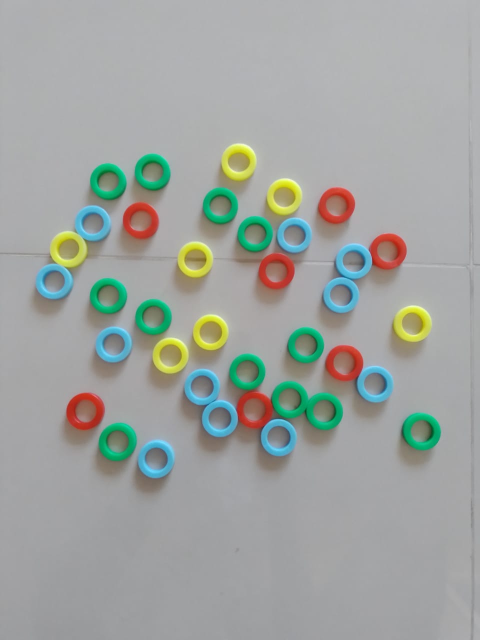
#> input picture tarefa-6/img/5.jpg, 960 x 1280 px (shown at 1/2 size)
$ python circle5.py
#> lines starting #> are read from the running program, lines starting #| are printed output that depends on the picture; after the words box and inside, x2 and y2 are one past the last pixel; in counts of white or black regions, pixels touching at a corner belong together
import cv2 as cv
import numpy as np
from matplotlib import pyplot as plt

vermelho = [43, 53, 194]#2#5
amarelo = [46, 224, 213]#32#66
verde = [115, 174, 3]##160
azul = [210, 179, 82]#96#193

vermelhoo = cv.cvtColor((np.uint8([[vermelho]])), cv.COLOR_BGR2HSV)
amareloo = cv.cvtColor((np.uint8([[amarelo]])), cv.COLOR_BGR2HSV)
verdee = cv.cvtColor((np.uint8([[verde]])), cv.COLOR_BGR2HSV)
azull = cv.cvtColor((np.uint8([[azul]])), cv.COLOR_BGR2HSV)

# [4 lines of commented-out code are left out]


vm = vermelhoo[0][0][0]
am = amareloo[0][0][0]
vd = verdee[0][0][0]
az = azull[0][0][0]

# print(vm, am, vd, az)

def choosecolor (valorhsv):
    #sobre 2 menos 1

    h = int(valorhsv[0])

    dist = [0,0,0,0]

    # print("aaaa")
    # print('this is our h: ' + str(h))

    dist[0] = np.uint8(abs(int(h) - int(vm)))
    dist[1] = np.uint8(abs(int(h) - int(am)))
    dist[2] = np.uint8(abs(int(h) - int(vd)))
    dist[3] = np.uint8(abs(int(h) - int(az)))

    # print("bbbb")

    a = min(dist)
    # print(dist)

    # print(dist)

    # print("current color (" + str(valorhsv[0]) + ", " + str(valorhsv[1]) + ", " + str(valorhsv[2]) + ") is closer to the color of index " + str(dist.index(a)) + " (" + str(a) + " units away)")

    return dist.index(a)


def getcolor (img, c1):

    # for c in circulos[0, :]:

    c = (int(c1[0]),int(c1[1]),int(c1[2]))

    r = int(c[2])
    hues = [0,0,0,0]
    # print(img.shape)

    for i in range(-1*r, r):
        for j in range(-1*r, r):
            if (c[0] + i < 0 or c[0] + i >= img.shape[1] or c[1] + j < 0 or c[1] + j >= img.shape[0]):
                continue
            dist = np.sqrt((i)**2 + (j)**2)
            # print("cheguei aqui 3 e a dist eh igual a " + str(dist))
            if int(dist) <= r and int(dist) >= r*2/3 : # ta dentro da area

                # print('estou no pixel ('+ str(c[1]+j) +', ' + str(c[0]+i) + ')')
                # hues[choosecolor(img[c[0] + i][c[1] + j])]+=1
                # print('cor: ' + str(img[c[1] + j][c[0] + i]))
                a = np.uint8([[img[c[1] + j][c[0] + i]]])
                a = cv.cvtColor(a, cv.COLOR_BGR2HSV)
                # print(a)
                # img[c[1] + j][c[0] + i] = [0, 0, 0]
                if (a[0][0][1] > 15): # se eh suficientemente longe do gray
                #     # print(img[c[0] + i][c[1] + j])
                #     # print(c[0] + i)
                #     # print(c[1] + j)
                    hues[choosecolor(a[0][0])]+=1
                # print()
    # print(hues)
    # print(hues)

    return hues.index(max(hues))


filepath = "../img/5.jpg"
img = cv.imread(filepath)
#> img is the input picture: shape (1280, 960, 3); mean B, G, R 159.8, 163.5, 159.3
# img = cv.cvtColor(img, cv.COLOR_BGR2RGB)
# print(img[815][449][0], img[815][449][1], img[815][449][2])
imghsv = cv.cvtColor(img, cv.COLOR_RGB2HSV)
#> imghsv: shape (1280, 960, 3); mean H, S, V 32.2, 24.9, 168.9
# hue vai nos ajudar mais do que rgb!
imgray = cv.cvtColor(img, cv.COLOR_RGB2GRAY)
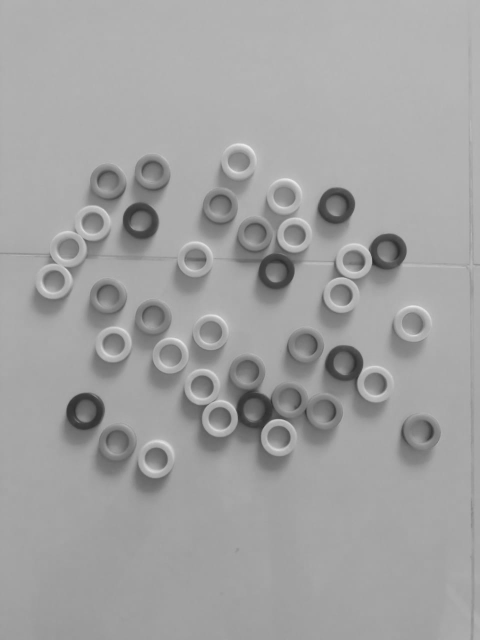
#> imgray: shape (1280, 960) (shown at 1/2 size); min 38, max 240, mean 161.7
imgray = cv.GaussianBlur(imgray, (7, 7), 1.5)

circulos = cv.HoughCircles(imgray, cv.HOUGH_GRADIENT, 1, 20, param1=50, param2=25, minRadius=26, maxRadius=40)
#> circulos = 37 rows, first 8: [340.5, 710.5, 36.1], [402.5, 775.5, 33.8], [310.5, 920.5, 34.9], [438.5, 836.5, 37.1], [226.5, 687.5, 36.3], [589.5, 468.5, 34.8], [751.5, 767.5, 36.9], [673.5, 410.5, 36.1]

circulos = np.uint16(np.around(circulos))
#> circulos = 37 rows, first 8: [340, 710, 36], [402, 776, 34], [310, 920, 35], [438, 836, 37], [226, 688, 36], [590, 468, 35], [752, 768, 37], [674, 410, 36]
# print(circulos.shape)
# circulosinternos = np.uint16(np.around(circulosinternos))
# print(circulosinternos.shape)

imgfinal = img

# imgfinalinternos = img.copy()

cores = [0,0,0,0]

for i in circulos[0, :]:
    a = getcolor(imgfinal, i)
    cor = (0,0,0)
    # s = "a cor selecionada foi: "
    match a:
        case 0:
            cor = (54, 54, 255)
            cores[0]+=1
        case 1:
            cor = (50, 255, 255)
            cores[1]+=1
            # print(s + "amarelo")
        case 2:
            cor = (81, 255, 54)
            cores[2]+=1
            # print(s + "verde")
        case 3:
            cor = (255, 108, 54)
            cores[3]+=1
            # print(s + "azul")

    cv.circle(imgfinal, (i[0], i[1]), i[2], cor, 1)

    cv.circle(imgfinal, (i[0], i[1]), int(np.around(2*i[2]/3)), cor, 1)

    cv.circle(imgfinal, (i[0],i[1]), 2, cor, 3)
#> this loop made 37 passes
#> i on passes 2 to 13: [402, 776, 34], [310, 920, 35], [438, 836, 37], [226, 688, 36], [590, 468, 35], [752, 768, 37], [674, 410, 36], [708, 520, 35], [186, 446, 35], [280, 440, 35], [106, 566, 39], [304, 342, 34]
#> (c in getcolor, r in getcolor, a) on pass 1: ((340, 710, 36), 36, 1)
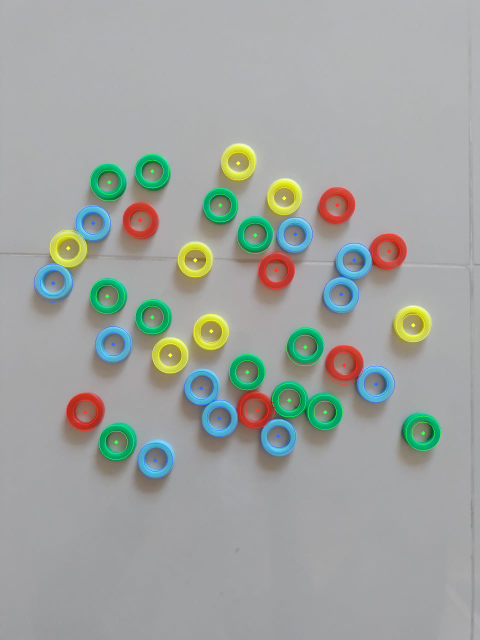
#> imgfinal: shape (1280, 960, 3) (shown at 1/2 size); 1.12% of pixels changed, all inside (x1, y1, x2, y2) = (67, 292, 882, 956)


# for i in circulosinternos[0, :]:
#     cv.circle(imgfinalinternos, (i[0], i[1]), i[2], (0, 255, 0), 1)

#     cv.circle(imgfinalinternos, (i[0],i[1]), 2, (0, 0, 255), 3)

print('-------------CORES-------------')
print('vermelho: ' + str(cores[0]))
print('amarelo: ' + str(cores[1]))
print('verde: ' + str(cores[2]))
print('azul: ' + str(cores[3]))
# print(cores)

# imgfinal = cv.cvtColor(imgfinal, cv.COLOR_BGR2RGB)
plt.imshow(imgfinal)
cv.imwrite('../results/5-result.png', imgfinal)

$ run again, with tarefa-6/img/1.jpg copied over tarefa-6/img/5.jpg
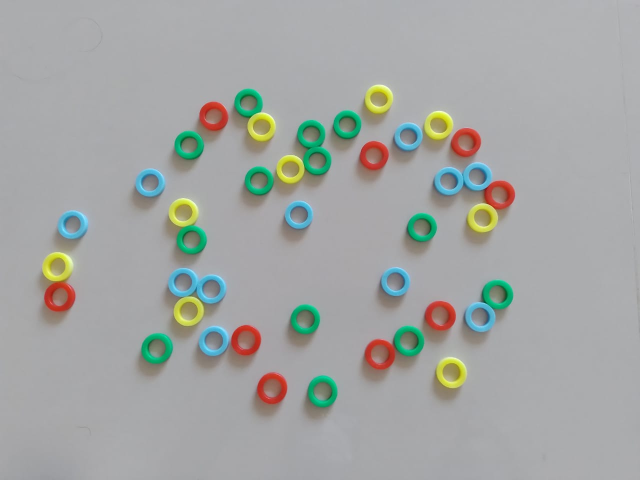
#> input picture tarefa-6/img/1.jpg, 1280 x 960 px (shown at 1/2 size)
#> img is the input picture: shape (960, 1280, 3); mean B, G, R 163.7, 165.7, 163.2
#> imghsv: shape (960, 1280, 3); mean H, S, V 31.3, 19.9, 170.9
#> `imgray = cv.cvtColor(img, cv.COLOR_RGB2GRAY)`:
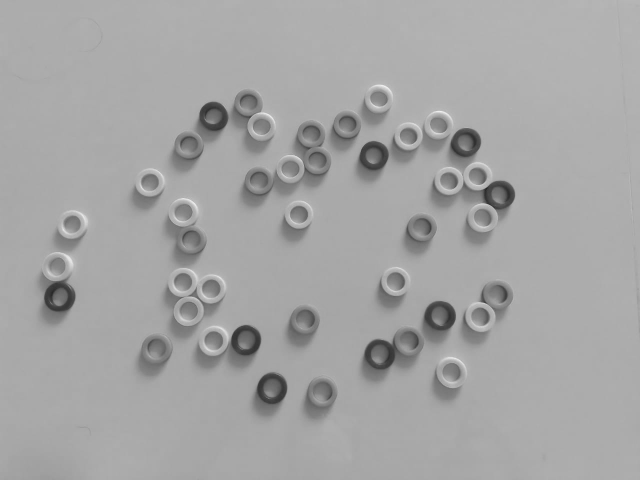
#> imgray: shape (960, 1280) (shown at 1/2 size); min 32, max 246, mean 164.7
#> `circulos = cv.HoughCircles(imgray, cv.HOUGH_GRADIENT, 1, 20, param1=50..`: circulos = 42 rows, first 8: [523.5, 252.5, 28.5], [597.5, 428.5, 28], [580.5, 337.5, 27.9], [748.5, 310.5, 28.6], [116.5, 594.5, 28.8], [491.5, 679.5, 30.2], [377.5, 291.5, 29.6], [964.5, 435.5, 28.9]
#> `circulos = np.uint16(np.around(circulos))`: circulos = 42 rows, first 8: [524, 252, 28], [598, 428, 28], [580, 338, 28], [748, 310, 29], [116, 594, 29], [492, 680, 30], [378, 292, 30], [964, 436, 29]
#> the loop `for i in circulos[0, :]:` made 42 passes
#> after the loop `for i in circulos[0, :]:`:
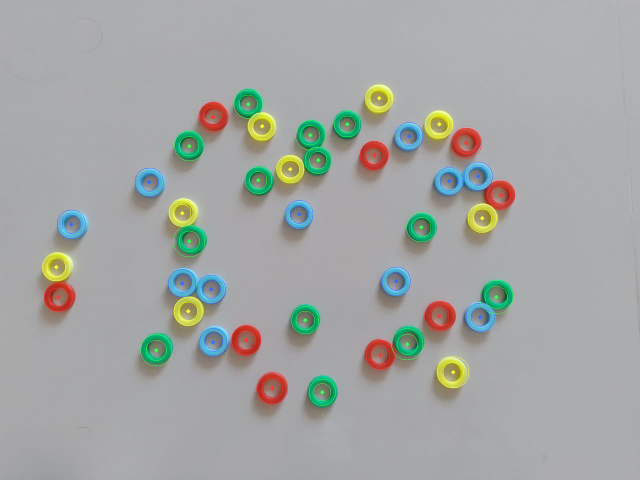
#> imgfinal: shape (960, 1280, 3) (shown at 1/2 size); 1.06% of pixels changed, all inside (x1, y1, x2, y2) = (84, 168, 1031, 812)

$ run again, with tarefa-6/img/2.jpg copied over tarefa-6/img/5.jpg
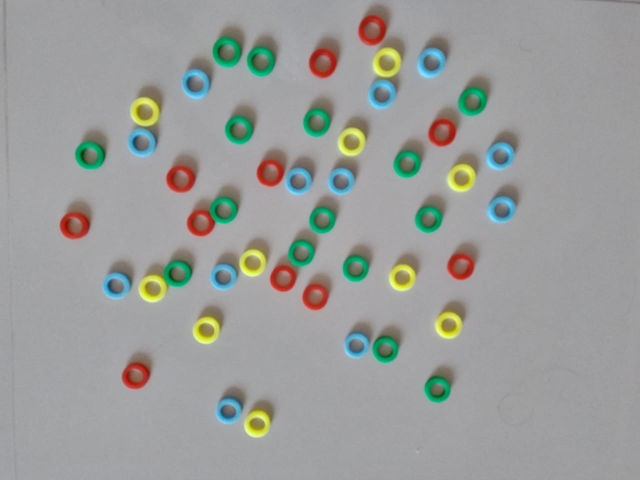
#> input picture tarefa-6/img/2.jpg, 1280 x 960 px (shown at 1/2 size)
#> img is the input picture: shape (960, 1280, 3); mean B, G, R 154.4, 156.8, 154.9
#> imghsv: shape (960, 1280, 3); mean H, S, V 33.3, 20.5, 161.8
#> `imgray = cv.cvtColor(img, cv.COLOR_RGB2GRAY)`:
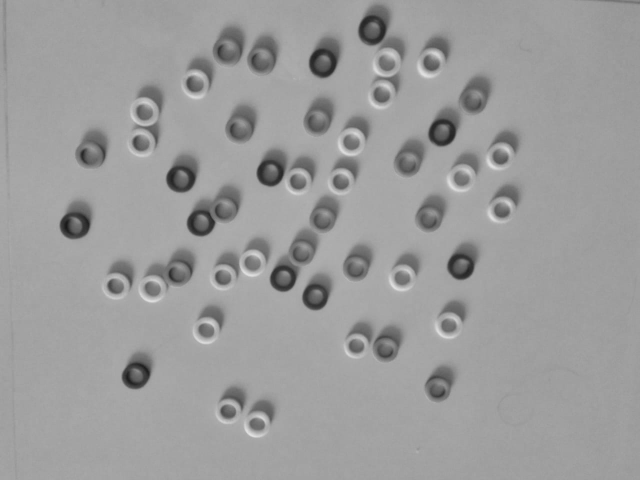
#> imgray: shape (960, 1280) (shown at 1/2 size); min 24, max 229, mean 156
#> `circulos = cv.HoughCircles(imgray, cv.HOUGH_GRADIENT, 1, 20, param1=50..`: circulos = 35 rows, first 8: [921.5, 532.5, 26.6], [565.5, 556.5, 26.4], [358.5, 357.5, 26.6], [288.5, 222.5, 28.6], [231.5, 572.5, 27], [540.5, 345.5, 26.8], [595.5, 362.5, 26.8], [645.5, 125.5, 28.8]
#> `circulos = np.uint16(np.around(circulos))`: circulos = 35 rows, first 8: [922, 532, 27], [566, 556, 26], [358, 358, 27], [288, 222, 29], [232, 572, 27], [540, 346, 27], [596, 362, 27], [646, 126, 29]
#> the loop `for i in circulos[0, :]:` made 35 passes
#> after the loop `for i in circulos[0, :]:`:
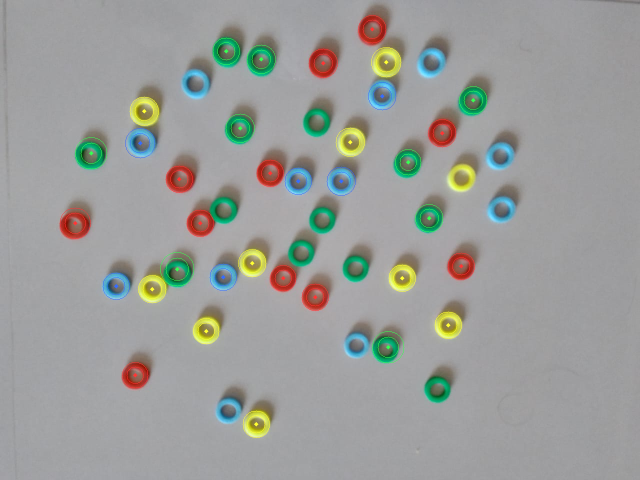
#> imgfinal: shape (960, 1280, 3) (shown at 1/2 size); 0.86% of pixels changed, all inside (x1, y1, x2, y2) = (119, 30, 975, 876)

$ run again, with tarefa-6/img/3.jpg copied over tarefa-6/img/5.jpg
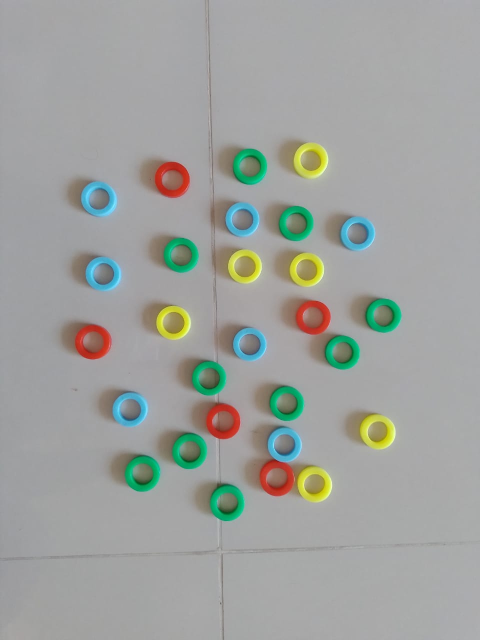
#> input picture tarefa-6/img/3.jpg, 960 x 1280 px (shown at 1/2 size)
#> img is the input picture: shape (1280, 960, 3); mean B, G, R 157.9, 161.5, 158.8
#> imghsv: shape (1280, 960, 3); mean H, S, V 34.3, 19.6, 165.7
#> `imgray = cv.cvtColor(img, cv.COLOR_RGB2GRAY)`:
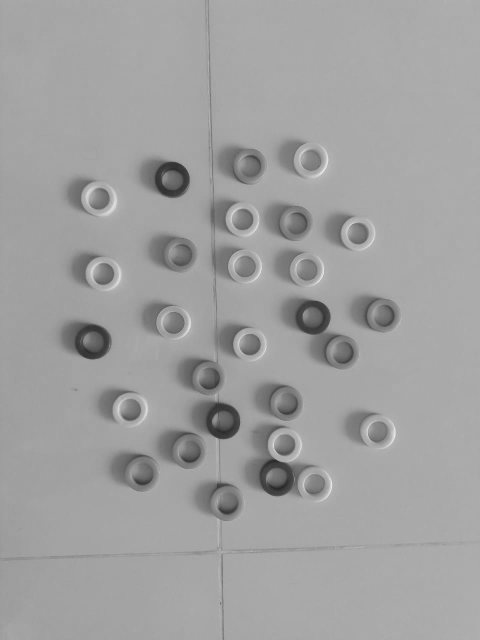
#> imgray: shape (1280, 960) (shown at 1/2 size); min 34, max 242, mean 160.1
#> `circulos = cv.HoughCircles(imgray, cv.HOUGH_GRADIENT, 1, 20, param1=50..`: circulos = 28 rows, first 8: [569.5, 889.5, 33.8], [489.5, 532.5, 33.6], [194.5, 395.5, 32.7], [626.5, 634.5, 34.3], [715.5, 466.5, 34.4], [574.5, 807.5, 33.8], [445.5, 841.5, 34.3], [628.5, 967.5, 33.8]
#> `circulos = np.uint16(np.around(circulos))`: circulos = 28 rows, first 8: [570, 890, 34], [490, 532, 34], [194, 396, 33], [626, 634, 34], [716, 466, 34], [574, 808, 34], [446, 842, 34], [628, 968, 34]
#> the loop `for i in circulos[0, :]:` made 28 passes
#> after the loop `for i in circulos[0, :]:`:
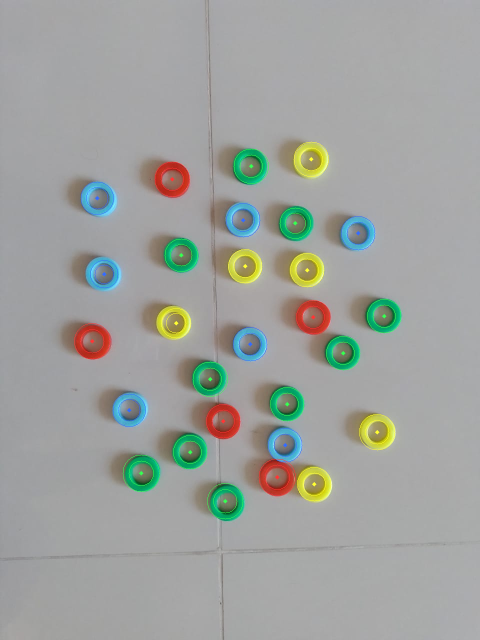
#> imgfinal: shape (1280, 960, 3) (shown at 1/2 size); 0.82% of pixels changed, all inside (x1, y1, x2, y2) = (148, 283, 803, 1039)
